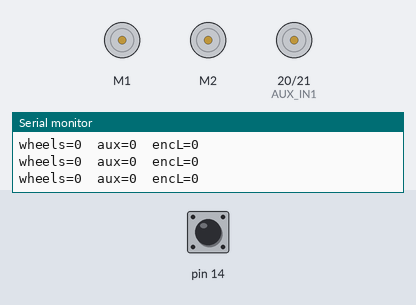
A sketch run on a simulated Arduino Leonardo, built with avr-gcc and run on an emulated ATmega32U4. On the bench: 2 × DC motor (green arrow = forward, orange = backward, longer = faster), motor-driver pin pairs drawn as motors (green arrow = first pin HIGH = forward, orange = second pin HIGH = backward, longer = more drive, scaled by the enable pin), the last lines printed to the serial monitor. The test bench sets the inputs (shaded band); at power-on: pin 14 HIGH.

Above: at 1.2 s.
1.3 s: pin 14 pulled LOW for 0.15 s
At 2.8 s:
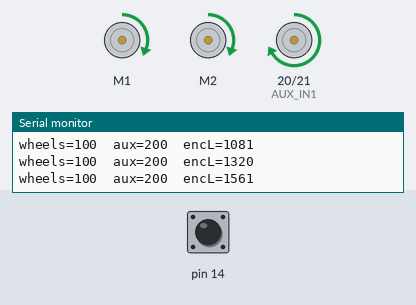
3.1 s: pin 14 pulled LOW for 1 s
At 3.25 s:
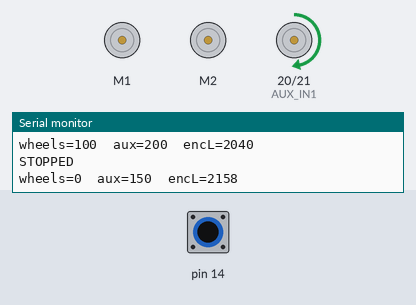
5.6 s: pin 14 pulsed LOW 5 times (0.12 s each, 0.3 s apart)
At 5.75 s:
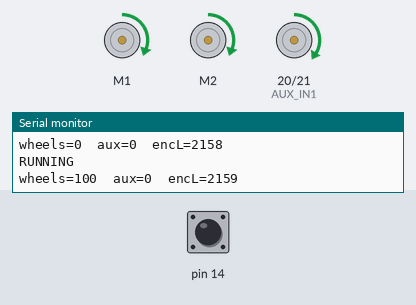
Timing chart, 0 to 8.7 s (numbered marks = the images above; inputs shaded):
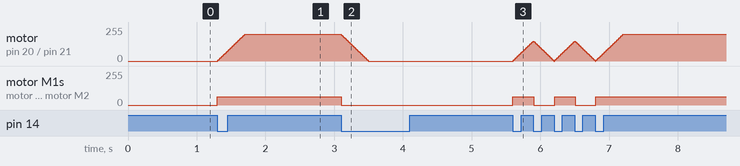

Measured:
- after the input at 1.3 s, motor on pin 20 (AUX_IN1) / pin 21 (AUX_IN2): moves from stopped to forward 200/255 over 0.39 s, starting at once; motor M1, motor M2: stopped → forward 63/255 at once
- after the input at 3.1 s, motor on pin 20 (AUX_IN1) / pin 21 (AUX_IN2): moves from forward 200/255 to stopped over 0.39 s, starting at once; motor M1, motor M2: forward 63/255 → stopped at once
- after the input at 5.6 s, motor M1, motor M2: alternates forward 63/255 for 0.30 s and stopped for 0.30 s, 5 changes in all, then stays forward 63/255, starting at once

The sketch:

romi32u4_external_hbridge.ino
```cpp
// snippet: romi32u4_external_hbridge
// tags: romi, romi32u4, pololu, hbridge, h-bridge, l298n, tb6612, external motor, auxiliary motor, brushed dc, pwm, timer3, payload
// boards: romi32u4
// library: Romi32U4
// description: Drive an EXTERNAL brushed DC motor from a Romi 32U4 through an L298N/TB6612
//   H-bridge, while the Romi's own drive motors keep running. Auger/brush/lift motor pattern.
//
//   THE PIN PROBLEM — this is the whole difficulty of the task.
//   The Romi 32U4 board already owns almost every pin. Verified against the library source:
//     9, 10          drive motor PWM      (Timer1, Romi32U4Motors)
//     15, 16         drive motor direction
//     7, 8, 23, IO_E2  wheel encoders     (Romi32U4Encoders)
//     14, 17, IO_D5  buttons A / C / B    (also LCD db4/db5/db7)
//     4, 11, 13      LCD rs / e / db6
//     6              buzzer               (Timer4)
//     2, 3           I2C SDA / SCL
//   Leonardo/32U4 hardware-PWM pins are 3, 5, 6, 9, 10, 11, 13 — and every one of them is
//   taken EXCEPT pin 5.
//
//   PIN 5 IS THE ONLY FREE HARDWARE-PWM PIN ON THE ROMI 32U4, and it is on Timer3,
//   which is independent of Timer1 (wheels) and Timer4 (buzzer). So analogWrite(5, x)
//   does NOT disturb motors.setSpeeds() — the two motors run on separate timers.
//   Direction pins can be any free digital pin: A2 (20) and A3 (21) are broken out and unused.
//
//   NOT: Servo.h — it takes Timer1, the same timer Romi32U4Motors uses for wheel PWM.
//   NOT: analogWrite(9) or analogWrite(10) — those are the Romi's own drive PWM outputs.
//   NOT: pins 7, 8, 23 — writing them corrupts the encoder counts.
// prompts: Romi external motor, Romi H-bridge, Romi L298N, Romi extra motor, Romi auxiliary motor, Romi drive second motor, Romi TB6612, Romi brush motor, Romi payload motor, Romi32U4 additional DC motor
// not-tags: esp32, nano33iot, pico
// exact-include: Romi32U4.h

#include <Romi32U4.h>

// ── Romi's own hardware ───────────────────────────────────────────────
Romi32U4Motors   motors;
Romi32U4Encoders encoders;
Romi32U4ButtonA  btnA;

// ── External H-bridge (L298N channel A, or TB6612 channel A) ──────────
const uint8_t AUX_PWM  = 5;   // ENA  — Timer3, the only free PWM pin (see header)
const uint8_t AUX_IN1  = 20;  // IN1  — A2, free digital
const uint8_t AUX_IN2  = 21;  // IN2  — A3, free digital

// analogWrite() on AVR is 8-bit: 0..255. This is the H-bridge's range,
// NOT the Romi's — Romi32U4Motors::setSpeeds clamps to ±300 (allowTurbo(true) → ±400).
const int AUX_MAX_PWM = 255;

// Drive speed for the Romi's own wheels.
const int DRIVE_SPEED = 100;   // −300..300

// ── External motor control ────────────────────────────────────────────
// speed: −255..255. Negative = reverse. Zero = coast.
void auxMotorSetSpeed(int speed) {
  speed = constrain(speed, -AUX_MAX_PWM, AUX_MAX_PWM);

  if (speed > 0) {
    digitalWrite(AUX_IN1, HIGH);
    digitalWrite(AUX_IN2, LOW);
  } else if (speed < 0) {
    digitalWrite(AUX_IN1, LOW);
    digitalWrite(AUX_IN2, HIGH);
    speed = -speed;
  } else {
    // Both LOW = coast. Both HIGH would be an active brake.
    digitalWrite(AUX_IN1, LOW);
    digitalWrite(AUX_IN2, LOW);
  }
  analogWrite(AUX_PWM, speed);  // Timer3 — does not touch Timer1/wheels
}

void auxMotorStop() {
  digitalWrite(AUX_IN1, LOW);
  digitalWrite(AUX_IN2, LOW);
  analogWrite(AUX_PWM, 0);
}

// ── Non-blocking ramp so the payload motor does not slam to full power ─
int auxTarget  = 0;
int auxCurrent = 0;
unsigned long auxMs = 0;

void auxUpdate() {
  unsigned long now = millis();
  if (now - auxMs < 10) return;   // 100 Hz ramp
  auxMs = now;

  if (auxCurrent == auxTarget) return;
  int step = (auxTarget > auxCurrent) ? 5 : -5;
  auxCurrent += step;
  // Do not overshoot the target on the last step.
  if ((step > 0 && auxCurrent > auxTarget) || (step < 0 && auxCurrent < auxTarget)) {
    auxCurrent = auxTarget;
  }
  auxMotorSetSpeed(auxCurrent);
}

bool running = false;

void setup() {
  Serial.begin(9600);

  pinMode(AUX_PWM, OUTPUT);
  pinMode(AUX_IN1, OUTPUT);
  pinMode(AUX_IN2, OUTPUT);
  auxMotorStop();

  Serial.println("Press A: wheels + external motor on/off.");
}

void loop() {
  auxUpdate();  // always advance the ramp

  if (btnA.getSingleDebouncedPress()) {
    running = !running;
    if (running) {
      motors.setSpeeds(DRIVE_SPEED, DRIVE_SPEED);  // Timer1
      auxTarget = 200;                             // Timer3 — both run at once
      Serial.println("RUNNING");
    } else {
      motors.setSpeeds(0, 0);
      auxTarget = 0;
      Serial.println("STOPPED");
    }
  }

  // Report both motors at 5 Hz so you can see they are independent.
  static unsigned long prevMs = 0;
  unsigned long now = millis();
  if (now - prevMs >= 200) {
    prevMs = now;
    Serial.print("wheels="); Serial.print(running ? DRIVE_SPEED : 0);
    Serial.print("  aux=");  Serial.print(auxCurrent);
    Serial.print("  encL="); Serial.println(encoders.getCountsLeft());
  }
}
```
